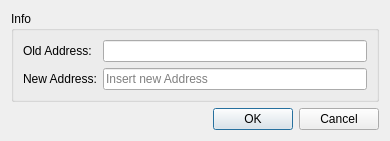
<?xml version="1.0" encoding="UTF-8"?>
<ui version="4.0">
 <class>ChangeAddressDialog</class>
 <widget class="QDialog" name="ChangeAddressDialog">
  <property name="geometry">
   <rect>
    <x>0</x>
    <y>0</y>
    <width>390</width>
    <height>141</height>
   </rect>
  </property>
  <property name="minimumSize">
   <size>
    <width>390</width>
    <height>141</height>
   </size>
  </property>
  <property name="maximumSize">
   <size>
    <width>390</width>
    <height>141</height>
   </size>
  </property>
  <property name="windowTitle">
   <string>Change Address</string>
  </property>
  <layout class="QVBoxLayout" name="verticalLayout">
   <item>
    <widget class="QGroupBox" name="groupBox">
     <property name="title">
      <string>Info</string>
     </property>
     <layout class="QGridLayout" name="gridLayout">
      <item row="0" column="0">
       <widget class="QLabel" name="label">
        <property name="text">
         <string>Old Address:</string>
        </property>
       </widget>
      </item>
      <item row="0" column="1">
       <widget class="QLineEdit" name="editOld">
        <property name="readOnly">
         <bool>true</bool>
        </property>
       </widget>
      </item>
      <item row="1" column="0">
       <widget class="QLabel" name="label_2">
        <property name="text">
         <string>New Address:</string>
        </property>
       </widget>
      </item>
      <item row="1" column="1">
       <widget class="QLineEdit" name="editNew">
        <property name="placeholderText">
         <string>Insert new Address</string>
        </property>
       </widget>
      </item>
     </layout>
    </widget>
   </item>
   <item>
    <widget class="QDialogButtonBox" name="buttonBox">
     <property name="orientation">
      <enum>Qt::Horizontal</enum>
     </property>
     <property name="standardButtons">
      <set>QDialogButtonBox::Cancel|QDialogButtonBox::Ok</set>
     </property>
    </widget>
   </item>
  </layout>
 </widget>
 <resources/>
 <connections>
  <connection>
   <sender>buttonBox</sender>
   <signal>accepted()</signal>
   <receiver>ChangeAddressDialog</receiver>
   <slot>accept()</slot>
   <hints>
    <hint type="sourcelabel">
     <x>248</x>
     <y>254</y>
    </hint>
    <hint type="destinationlabel">
     <x>157</x>
     <y>274</y>
    </hint>
   </hints>
  </connection>
  <connection>
   <sender>buttonBox</sender>
   <signal>rejected()</signal>
   <receiver>ChangeAddressDialog</receiver>
   <slot>reject()</slot>
   <hints>
    <hint type="sourcelabel">
     <x>316</x>
     <y>260</y>
    </hint>
    <hint type="destinationlabel">
     <x>286</x>
     <y>274</y>
    </hint>
   </hints>
  </connection>
 </connections>
</ui>
